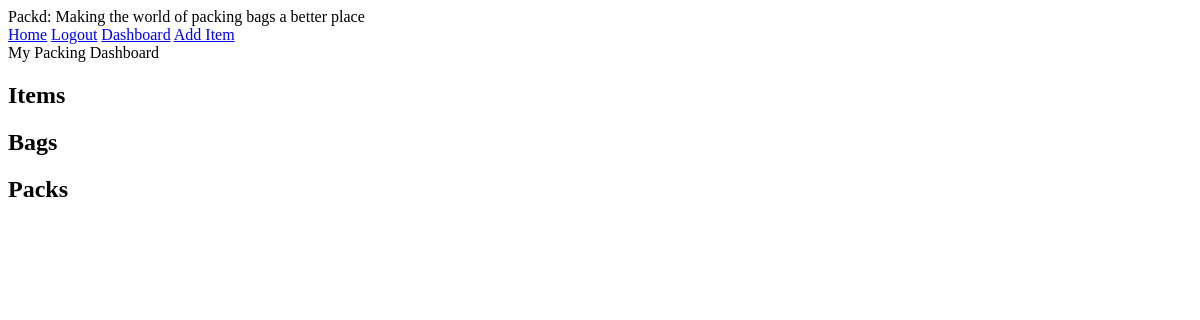
/dashboard (signed in), run on an earlier commit of the app's database.
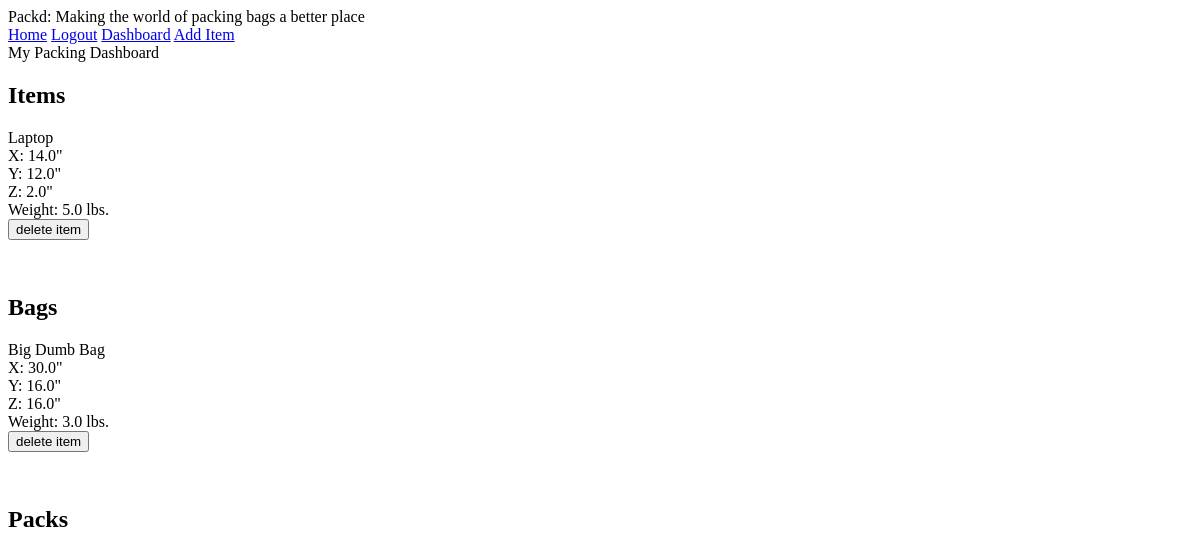
And on a later commit of the database.
### packr/models.py (models this page shows, shortened)
class Item(models.Model):
    name = models.CharField(max_length=100)
    weight = models.FloatField()
    dimension_x = models.FloatField()
    dimension_y = models.FloatField()
    dimension_z = models.FloatField()
    is_bag = models.BooleanField(default=False)
    traveler = models.ForeignKey(User, on_delete=models.CASCADE, default=None, null=True, blank=True)

### packr/views.py (the view)
# urls.py: path('dashboard', views.dashboard, name='dashboard'),
@login_required
def dashboard(request):
    packing_items = Item.objects.filter(is_bag=False, traveler=request.user)
    bags = Item.objects.filter(is_bag=True, traveler=request.user)
    packs = Pack.objects.filter(traveler=request.user)
    context = {
    	'packing_items': packing_items,
    	'bags': bags,
    	'packs': packs
    }
    return render(request, 'packr/dashboard.html', context)

### packr/templates/packr/dashboard.html (shortened to what this page needs)
{% extends 'packr/base.html' %}
{% block content %}
<div>My Packing Dashboard</div>
<h2>Items</h2>
{% for item in packing_items %}
    <div>{{item.name}}</div>
    <div>X: {{item.dimension_x}}"</div>
    <div>Y: {{item.dimension_y}}"</div>
    <div>Z: {{item.dimension_z}}"</div>
    <div>Weight: {{item.weight}} lbs.</div>
    <form action="{% url 'packr:delete_item' item.id %}" method="post">
        <input type="submit" value="delete item">
    </form>
    <br>
{% endfor %}
<h2>Bags</h2>
{% for item in bags %}
    <div class="font-bold text-gray-700">{{item.name}}</div>
    <div class="text-green-500">X: {{item.dimension_x}}"</div>
    <div class="text-green-500">Y: {{item.dimension_y}}"</div>
    <div class="text-green-500">Z: {{item.dimension_z}}"</div>
    <div class="text-green-500">Weight: {{item.weight}} lbs.</div>
    <form action="{% url 'packr:delete_item' item.id %}" method="post">
        <input type="submit" value="delete item">
    </form>
    <br>
{% endfor %}
<h2>Packs</h2>
{% endblock %}

What changed in the data, as far as the page shows it:
now on this page (row edited): Item: name "Laptop", dimension_x "14.0", dimension_y "12.0", dimension_z "2.0", weight "5.0", shown under "Items"
added Item: name "Big Dumb Bag", dimension_x "30.0", dimension_y "16.0", dimension_z "16.0", weight "3.0", shown under "Bags"
